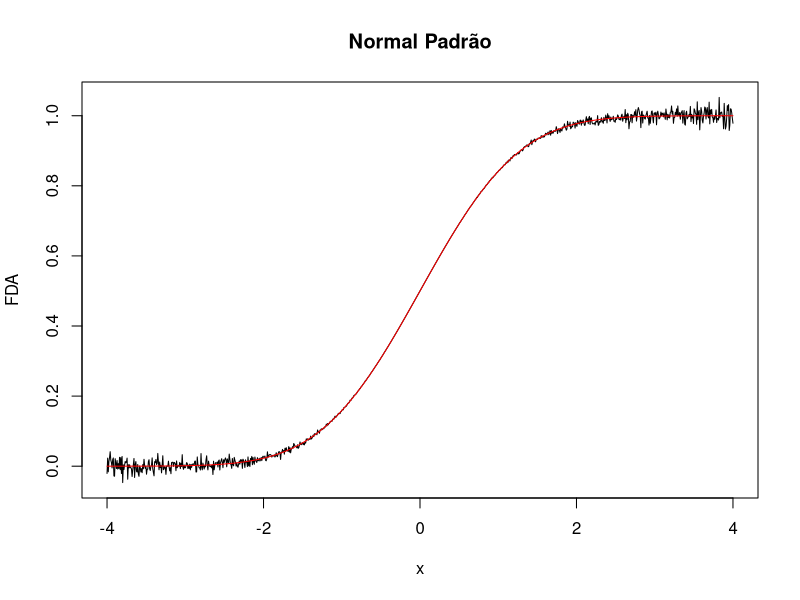
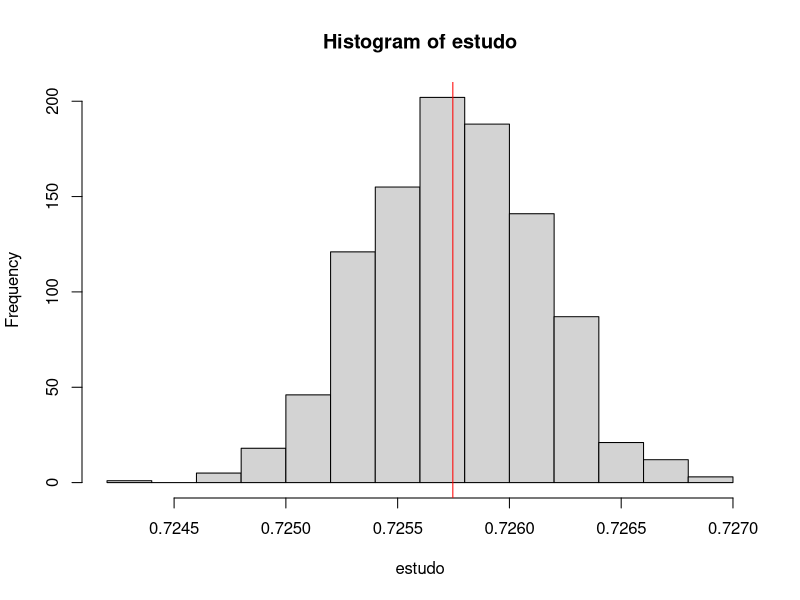
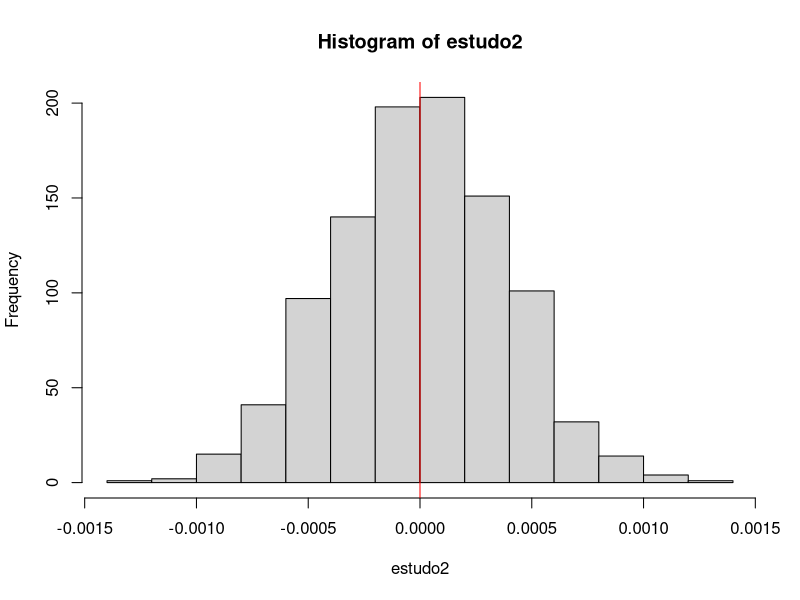

Write R code to recreate these figures, in order.
## ---- chunk 1
knitr::opts_chunk$set(echo = TRUE)
## ---- chunk 2
set.seed(2021)

theta_MC = function(m){
  a = runif(m)
  return(mean(exp(-a)))
}

theta_MC(100)      # aproximação com 100 valores
theta_MC(1000)     # aproximação com 1000 valores
theta_MC(10000)    # aproximação com 10000 valores
theta_MC(100000)   # aproximação com 100000 valores
theta_MC(1000000)   # aproximação com 1000000 valores

## ---- chunk 3
set.seed(2021)

theta_MC = function(m){
  a = runif(m)
  return(mean(a^2))
}

theta_MC(100)      # aproximação com 100 valores
theta_MC(1000)     # aproximação com 1000 valores
theta_MC(10000)    # aproximação com 10000 valores
theta_MC(100000)   # aproximação com 100000 valores
theta_MC(1000000)   # aproximação com 1000000 valores

## ---- chunk 4
set.seed(2021)
a = 2
b = 4
theta_MC2 = function(m, a, b){
  d = runif(m, a, b)
  e = exp(-d)
  (b-a)*mean(e)
}

theta_MC2(100,a, b)
theta_MC2(1000,a, b)
theta_MC2(10000,a, b)
theta_MC2(100000,a, b)


## ---- chunk 5
set.seed(2021)
a = 0
b = 3
theta_MC2 = function(m, a, b){
  d = runif(m, a, b)
  e = d^2
  (b-a)*mean(e)
}

theta_MC2(100,a, b)
theta_MC2(1000,a, b)
theta_MC2(10000,a, b)
theta_MC2(100000,a, b)
theta_MC2(10000000,a, b)
## ---- chunk 6

set.seed(2021)
a = 2
b = 4
theta_MC3=function(m,a,b){
  y = runif(m)
  d = exp(-((b-a)*y+a))
  return((b-a)*mean(d))
}

theta_MC3(100,a,b)
theta_MC3(1000,a,b)
theta_MC3(10000,a,b)
theta_MC3(100000,a,b)
## ---- chunk 7
set.seed(2021)

fda = function(x,m){
  x1 = x
  x = ifelse(x<0, -x, x)
  y = runif(m)
  g = x*exp(-(y*x)^2/2)
  Fy = mean(g)/sqrt(2*pi) + 0.5
  fy = ifelse(x1<0, 1 - Fy, Fy)
  fy
}

fda(0.6,1000)
# comparando com o valor obtido por meio do comando do R
pnorm(0.6)

fda(-0.5,1000)
# comparando com o valor obtido por meio do comando do R
pnorm(-0.5)

# construindo o gráfico da função distribuição acumulada 

fda_np=matrix(NA,ncol=1000,nrow=3)

fda_np[1,]=seq(-4,4,length.out = 1000)
for( i in 1:1000){
fda_np[2,i]=fda(fda_np[1,i],1000)
fda_np[3,i]=pnorm(fda_np[1,i])
}

plot(fda_np[1,], fda_np[2,], type="l",ylab="FDA",xlab="x", main="Normal Padrão")
lines(fda_np[1,], fda_np[3,], col="red")


estudo=numeric()
estudo2=numeric()
for(i in 1:1000){
estudo[i]=fda(0.6,1000)
estudo2[i]=estudo[i]-pnorm(0.6)
}
hist(estudo)
abline(v=pnorm(0.6), col="red")

hist(estudo2)
abline(v=0, col="red")


